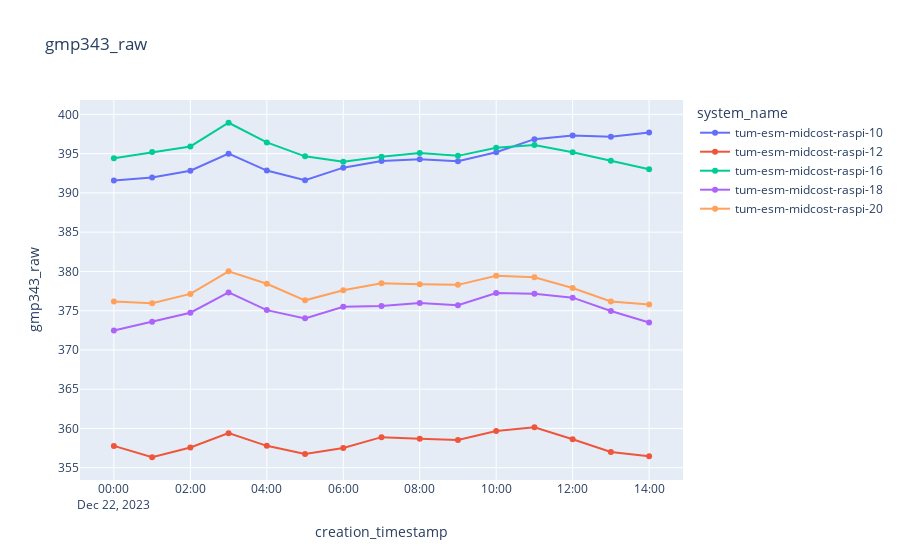

Notebook code for this chart:
### Markdown cell above
# Plot other data directly from local database measurements.parquet

### Code cell
plot_sensor_measurement(df,sensor_id=sensor_id,col_name="gmp343_raw",filter=filter)

### Figure 1 — Plotly figure (JSON) as saved in the notebook; plotly's stock layout.template omitted (floating-point values rounded to 4 significant figures)
{"data": [{"hovertemplate": "system_name=tum-esm-midcost-raspi-10<br>creation_timestamp=%{x}<br>gmp343_raw=%{y}<extra></extra>", "legendgroup": "tum-esm-midcost-raspi-10", "line": {"color": "#636efa", "dash": "solid"}, "marker": {"symbol": "circle"}, "mode": "lines+markers", "name": "tum-esm-midcost-raspi-10", "orientation": "v", "showlegend": true, "type": "scatter", "x": ["2023-12-22T00:00:00+00:00", "2023-12-22T01:00:00+00:00", "2023-12-22T02:00:00+00:00", "2023-12-22T03:00:00+00:00", "2023-12-22T04:00:00+00:00", "2023-12-22T05:00:00+00:00", "2023-12-22T06:00:00+00:00", "2023-12-22T07:00:00+00:00", "2023-12-22T08:00:00+00:00", "2023-12-22T09:00:00+00:00", "2023-12-22T10:00:00+00:00", "2023-12-22T11:00:00+00:00", "2023-12-22T12:00:00+00:00", "2023-12-22T13:00:00+00:00", "2023-12-22T14:00:00+00:00"], "xaxis": "x", "y": [391.6, 392.0, 392.8, 395.0, 392.8, 391.6, 393.2, 394.0, 394.3, 394.0, 395.2, 396.8, 397.3, 397.1, 397.7], "yaxis": "y"}, {"hovertemplate": "system_name=tum-esm-midcost-raspi-12<br>creation_timestamp=%{x}<br>gmp343_raw=%{y}<extra></extra>", "legendgroup": "tum-esm-midcost-raspi-12", "line": {"color": "#EF553B", "dash": "solid"}, "marker": {"symbol": "circle"}, "mode": "lines+markers", "name": "tum-esm-midcost-raspi-12", "orientation": "v", "showlegend": true, "type": "scatter", "x": ["2023-12-22T00:00:00+00:00", "2023-12-22T01:00:00+00:00", "2023-12-22T02:00:00+00:00", "2023-12-22T03:00:00+00:00", "2023-12-22T04:00:00+00:00", "2023-12-22T05:00:00+00:00", "2023-12-22T06:00:00+00:00", "2023-12-22T07:00:00+00:00", "2023-12-22T08:00:00+00:00", "2023-12-22T09:00:00+00:00", "2023-12-22T10:00:00+00:00", "2023-12-22T11:00:00+00:00", "2023-12-22T12:00:00+00:00", "2023-12-22T13:00:00+00:00", "2023-12-22T14:00:00+00:00"], "xaxis": "x", "y": [357.8, 356.3, 357.6, 359.4, 357.8, 356.8, 357.5, 358.9, 358.7, 358.5, 359.7, 360.1, 358.6, 357.0, 356.5], "yaxis": "y"}, {"hovertemplate": "system_name=tum-esm-midcost-raspi-16<br>creation_timestamp=%{x}<br>gmp343_raw=%{y}<extra></extra>", "legendgroup": "tum-esm-midcost-raspi-16", "line": {"color": "#00cc96", "dash": "solid"}, "marker": {"symbol": "circle"}, "mode": "lines+markers", "name": "tum-esm-midcost-raspi-16", "orientation": "v", "showlegend": true, "type": "scatter", "x": ["2023-12-22T00:00:00+00:00", "2023-12-22T01:00:00+00:00", "2023-12-22T02:00:00+00:00", "2023-12-22T03:00:00+00:00", "2023-12-22T04:00:00+00:00", "2023-12-22T05:00:00+00:00", "2023-12-22T06:00:00+00:00", "2023-12-22T07:00:00+00:00", "2023-12-22T08:00:00+00:00", "2023-12-22T09:00:00+00:00", "2023-12-22T10:00:00+00:00", "2023-12-22T11:00:00+00:00", "2023-12-22T12:00:00+00:00", "2023-12-22T13:00:00+00:00", "2023-12-22T14:00:00+00:00"], "xaxis": "x", "y": [394.4, 395.2, 395.9, 398.9, 396.4, 394.7, 394.0, 394.6, 395.1, 394.7, 395.8, 396.1, 395.2, 394.1, 393.0], "yaxis": "y"}, {"hovertemplate": "system_name=tum-esm-midcost-raspi-18<br>creation_timestamp=%{x}<br>gmp343_raw=%{y}<extra></extra>", "legendgroup": "tum-esm-midcost-raspi-18", "line": {"color": "#ab63fa", "dash": "solid"}, "marker": {"symbol": "circle"}, "mode": "lines+markers", "name": "tum-esm-midcost-raspi-18", "orientation": "v", "showlegend": true, "type": "scatter", "x": ["2023-12-22T00:00:00+00:00", "2023-12-22T01:00:00+00:00", "2023-12-22T02:00:00+00:00", "2023-12-22T03:00:00+00:00", "2023-12-22T04:00:00+00:00", "2023-12-22T05:00:00+00:00", "2023-12-22T06:00:00+00:00", "2023-12-22T07:00:00+00:00", "2023-12-22T08:00:00+00:00", "2023-12-22T09:00:00+00:00", "2023-12-22T10:00:00+00:00", "2023-12-22T11:00:00+00:00", "2023-12-22T12:00:00+00:00", "2023-12-22T13:00:00+00:00", "2023-12-22T14:00:00+00:00"], "xaxis": "x", "y": [372.5, 373.6, 374.7, 377.3, 375.1, 374.0, 375.5, 375.6, 376.0, 375.7, 377.3, 377.2, 376.7, 375.0, 373.5], "yaxis": "y"}, {"hovertemplate": "system_name=tum-esm-midcost-raspi-20<br>creation_timestamp=%{x}<br>gmp343_raw=%{y}<extra></extra>", "legendgroup": "tum-esm-midcost-raspi-20", "line": {"color": "#FFA15A", "dash": "solid"}, "marker": {"symbol": "circle"}, "mode": "lines+markers", "name": "tum-esm-midcost-raspi-20", "orientation": "v", "showlegend": true, "type": "scatter", "x": ["2023-12-22T00:00:00+00:00", "2023-12-22T01:00:00+00:00", "2023-12-22T02:00:00+00:00", "2023-12-22T03:00:00+00:00", "2023-12-22T04:00:00+00:00", "2023-12-22T05:00:00+00:00", "2023-12-22T06:00:00+00:00", "2023-12-22T07:00:00+00:00", "2023-12-22T08:00:00+00:00", "2023-12-22T09:00:00+00:00", "2023-12-22T10:00:00+00:00", "2023-12-22T11:00:00+00:00", "2023-12-22T12:00:00+00:00", "2023-12-22T13:00:00+00:00", "2023-12-22T14:00:00+00:00"], "xaxis": "x", "y": [376.2, 375.9, 377.1, 380.0, 378.4, 376.3, 377.6, 378.5, 378.4, 378.3, 379.4, 379.3, 377.9, 376.2, 375.8], "yaxis": "y"}], "layout": {"legend": {"title": {"text": "system_name"}, "tracegroupgap": 0}, "title": {"text": "gmp343_raw"}, "xaxis": {"anchor": "y", "domain": [0, 1], "title": {"text": "creation_timestamp"}}, "yaxis": {"anchor": "x", "domain": [0, 1], "title": {"text": "gmp343_raw"}}}}
